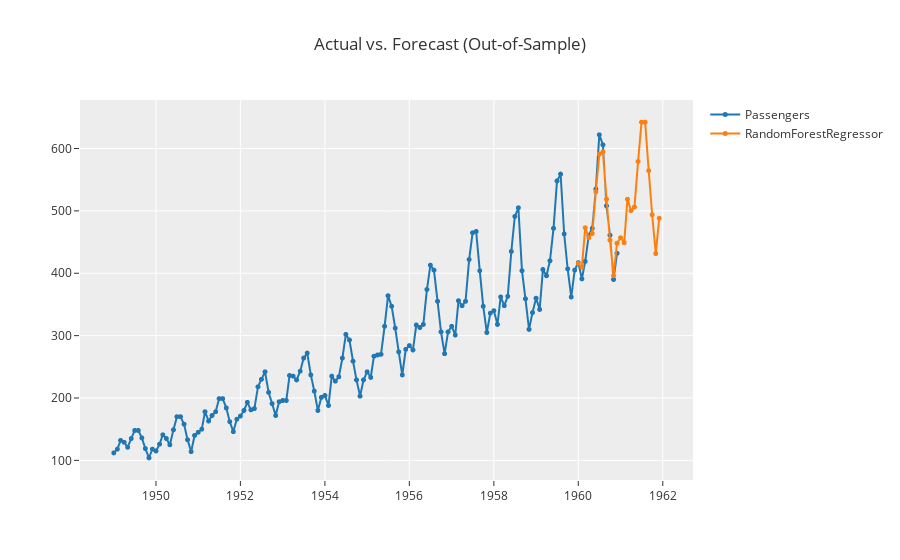

Notebook source saved alongside this figure:
### Code cell
exp.plot_model(tuned_rf, plot = 'forecast', data_kwargs={'fh':24})

### Figure 1 — Plotly figure (JSON) as saved in the notebook; plotly's stock layout.template omitted (floating-point values rounded to 4 significant figures; data arrays with more than 128 entries replaced by an {"elided": "..."} marker saying what was removed)
{"data": [{"line": {"color": "rgb(31, 119, 180)", "width": 2}, "marker": {"color": "rgb(31, 119, 180)", "size": 5}, "mode": "lines+markers", "name": "Passengers", "type": "scattergl", "x": {"elided": "156 str values"}, "xaxis": "x", "y": {"elided": "156 int values"}, "yaxis": "y"}, {"line": {"color": "rgb(255, 127, 14)", "width": 2}, "marker": {"color": "rgb(255, 127, 14)", "size": 5}, "mode": "lines+markers", "name": "RandomForestRegressor", "type": "scattergl", "x": {"elided": "156 str values"}, "xaxis": "x", "y": {"elided": "156 float values"}, "yaxis": "y"}], "layout": {"showlegend": true, "title": {"text": "Actual vs. Forecast (Out-of-Sample)"}, "xaxis": {"anchor": "y", "domain": [0, 1]}, "yaxis": {"anchor": "x", "domain": [0, 1]}}}
